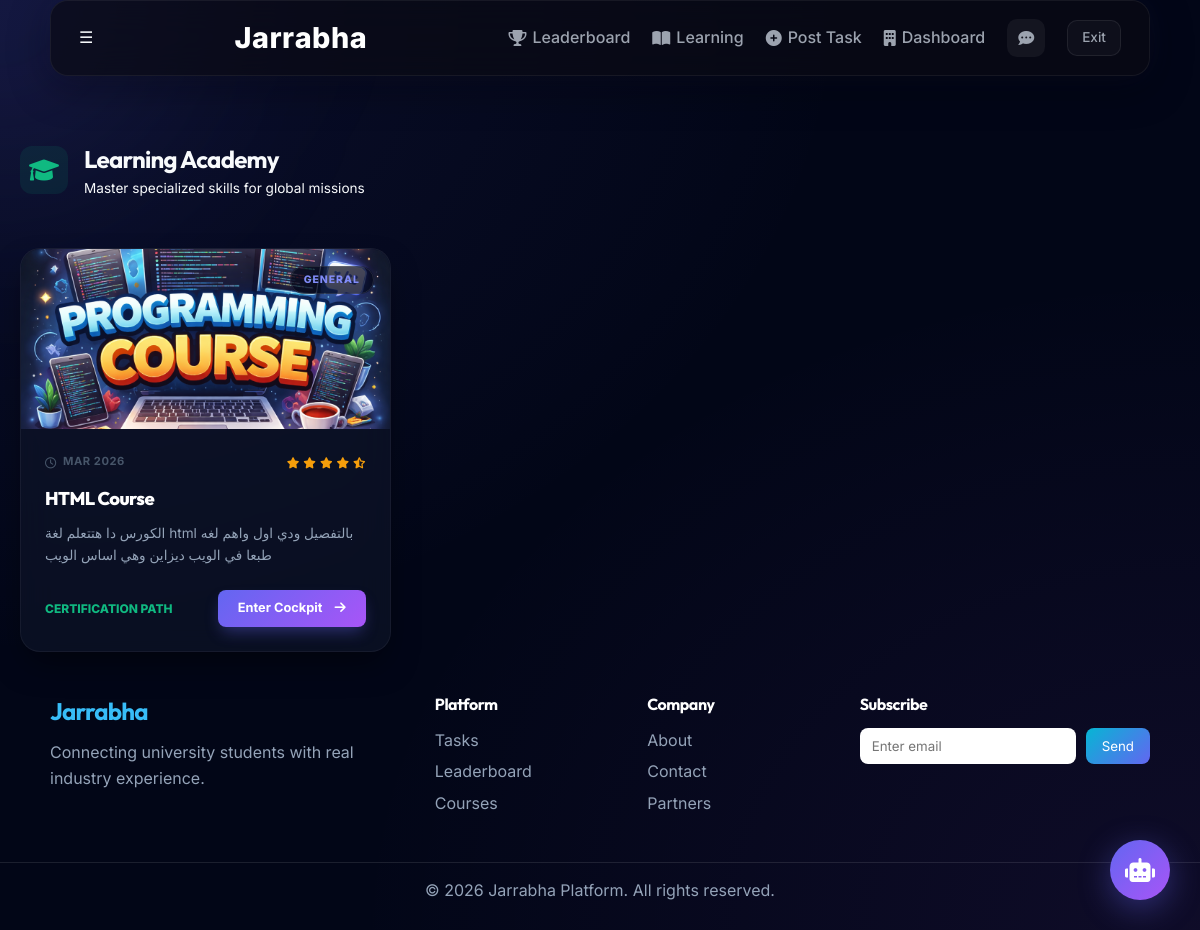
Page /course/ (signed in) on the committed database.
### app/models.py (models this page shows)
class Course(db.Model):
    id = db.Column(db.Integer, primary_key=True)
    category_id = db.Column(db.Integer, db.ForeignKey('course_category.id'), nullable=False)
    title = db.Column(db.String(200), nullable=False)
    description = db.Column(db.Text, nullable=False)
    thumbnail_url = db.Column(db.String(500), nullable=True) # URL or path to course image
    video_url = db.Column(db.String(500), nullable=True)     # YouTube link
    is_published = db.Column(db.Boolean, default=False)
    created_at = db.Column(db.DateTime, default=datetime.utcnow)
    lessons = db.relationship('Lesson', backref='course', lazy=True)
    files = db.relationship('CourseFile', backref='course', lazy=True)
    comments = db.relationship(
    'CourseComment',
    backref='course',
    cascade="all, delete-orphan",
    lazy=True
)

class CourseCategory(db.Model):
    id = db.Column(db.Integer, primary_key=True)
    name = db.Column(db.String(100), unique=True, nullable=False)
    description = db.Column(db.Text, nullable=True)
    courses = db.relationship('Course', backref='category', lazy=True)

### app/routes/course.py (the view)
@course_bp.route('/', methods=['GET'])
@login_required
def browse_courses():
    courses = Course.query.filter_by(is_published=True).all()
    categories = CourseCategory.query.all()
    if current_user.role == 'admin':
        courses = Course.query.all()
    return render_template('course/browse.html', courses=courses, categories=categories)

### app/templates/course/browse.html (shortened to what this page needs)
{% extends "base.html" %}
{% block content %}
<div class="animate-fade-in-up">
    <div class="d-flex justify-between align-center mb-6 reveal">
        <div class="d-flex align-center gap-3">
            <div style="width: 48px; height: 48px; background: rgba(16, 185, 129, 0.1); border-radius: 12px; display: flex; align-items: center; justify-content: center; color: var(--accent);">
                <i class="fas fa-graduation-cap" style="font-size: 1.5rem;"></i>
            </div>
            <div>
                <h2 class="mb-0">Learning Academy</h2>
                <p class="text-subtle" style="font-size: 0.85rem;">Master specialized skills for global missions</p>
            </div>
        </div>
    </div>
    <div class="dashboard-grid reveal" style="grid-template-columns: repeat(auto-fill, minmax(320px, 1fr)); gap: var(--space-md);">
        {% for course in courses %}
        <div class="glass-panel p-0 reveal" style="--d: {{ loop.index0 * 0.1 }}s; overflow: hidden; display: flex; flex-direction: column; transition: all 0.4s cubic-bezier(0.175, 0.885, 0.32, 1.275); border: 1px solid rgba(255,255,255,0.05); position: relative;">
            <div style="height: 180px; width: 100%; overflow: hidden; position: relative;">
                {% if course.thumbnail_url %}
                    <img src="{{ course.thumbnail_url }}" alt="{{ course.title }}" style="width: 100%; height: 100%; object-fit: cover; transition: transform 0.6s;">
                {% else %}
                    <div style="width: 100%; height: 100%; background: linear-gradient(135deg, #0f172a, #1e293b); display: flex; align-items: center; justify-content: center; color: rgba(255,255,255,0.05);">
                        <i class="fas fa-rocket-launch" style="font-size: 3.5rem;"></i>
                    </div>
                {% endif %}
                <div style="position: absolute; top: 1rem; right: 1rem;">
                    <span class="badge" style="background: rgba(2, 6, 23, 0.7); backdrop-filter: blur(8px); border: 1px solid rgba(255,255,255,0.1); color: var(--primary-light); font-weight: 800; font-size: 0.65rem; text-transform: uppercase; letter-spacing: 1px; padding: 0.4rem 0.8rem; border-radius: var(--radius-pill);">
                        {{ course.category.name if course.category else 'General' }}
                    </span>
                </div>
            </div>
            <div class="p-md d-flex flex-column flex-1">
                <div class="d-flex justify-between align-center mb-3">
                    <span style="font-size: 0.7rem; color: var(--text-subtle); display: flex; align-items: center; gap: 0.4rem; font-weight: 700; text-transform: uppercase; letter-spacing: 0.5px;">
                        <i class="far fa-clock"></i> {{ course.created_at.strftime('%b %Y') }}
                    </span>
                    <div class="d-flex gap-1">
                        <i class="fas fa-star" style="color: var(--warning); font-size: 0.7rem;"></i>
                        <i class="fas fa-star" style="color: var(--warning); font-size: 0.7rem;"></i>
                        <i class="fas fa-star" style="color: var(--warning); font-size: 0.7rem;"></i>
                        <i class="fas fa-star" style="color: var(--warning); font-size: 0.7rem;"></i>
                        <i class="fas fa-star-half-alt" style="color: var(--warning); font-size: 0.7rem;"></i>
                    </div>
                </div>
                <h3 style="font-size: 1.15rem; font-weight: 800; line-height: 1.3; margin-bottom: 0.75rem; color: white;">{{ course.title }}</h3>
                <p style="color: var(--text-muted); font-size: 0.85rem; line-height: 1.6; margin-bottom: 1.5rem; flex: 1; display: -webkit-box; -webkit-line-clamp: 3; -webkit-box-orient: vertical; overflow: hidden;">
                    {{ course.description }}
                </p>
                <div class="mt-auto pt-4 border-top d-flex justify-between align-center" style="border-color: rgba(255,255,255,0.05);">
                    <div style="font-size: 0.75rem; color: var(--accent); font-weight: 800; text-transform: uppercase;">
                        Certification Path
                    </div>
                    <a href="{{ url_for('course.view_course', course_id=course.id) }}" class="btn btn-primary" style="padding: 0.5rem 1.25rem; font-size: 0.8rem; border-radius: 8px;">
                        Enter Cockpit <i class="fas fa-arrow-right ml-1"></i>
                    </a>
                </div>
            </div>
        </div>
        {% endfor %}
    </div>
</div>
{% endblock %}

### app/static/css/style.css (style rules this page uses)
:root { --bg-dark: #020617; --bg-surface: #0a0f1e; --primary: #6366f1; --primary-light: #818cf8; --primary-glow: rgba(99, 102, 241, 0.4); --secondary: #a855f7; --secondary-glow: rgba(168, 85, 247, 0.4); --accent: #10b981; --warning: #f59e0b; --error: #ef4444; --text-main: #f8fafc; --text-muted: #94a3b8; --text-subtle: #475569; --glass-bg: rgba(15, 23, 42, 0.6); --glass-border: rgba(255, 255, 255, 0.08); --glass-shadow: 0 16px 32px -8px rgba(0, 0, 0, 0.5); --glass-blur: blur(16px); --space-xs: 0.5rem; --space-sm: 1rem; --space-md: 1.5rem; --space-lg: 3rem; --space-xl: 6rem; --radius-sm: 10px; --radius-md: 20px; --radius-lg: 32px; --radius-pill: 9999px; --transition-fast: 0.2s cubic-bezier(0.4, 0, 0.2, 1); --transition-smooth: 0.6s cubic-bezier(0.16, 1, 0.3, 1); }
* { margin: 0; padding: 0; box-sizing: border-box; font-family: 'Inter', system-ui, -apple-system, sans-serif; }
body { background: var(--bg-dark); color: var(--text-main); min-height: 100vh; overflow-x: hidden; line-height: 1.6; padding-top: 100px; background-image: radial-gradient(at 0% 0%, rgba(99, 102, 241, 0.1) 0px, transparent 50%), radial-gradient(at 100% 100%, rgba(168, 85, 247, 0.08) 0px, transparent 50%); }
h1, h2, h3, h4, h5, h6 { font-family: 'Outfit', sans-serif; color: var(--text-main); font-weight: 700; letter-spacing: -0.03em; }
.glass-panel { background: var(--glass-bg); backdrop-filter: var(--glass-blur); -webkit-backdrop-filter: var(--glass-blur); border: 1px solid var(--glass-border); border-radius: var(--radius-md); box-shadow: var(--glass-shadow); padding: var(--space-lg); transition: all var(--transition-smooth); }
.btn { display: inline-flex; align-items: center; justify-content: center; gap: 0.75rem; padding: 0.875rem 2rem; border-radius: var(--radius-pill); font-weight: 700; text-decoration: none; cursor: pointer; transition: all var(--transition-smooth); border: none; font-size: 0.95rem; position: relative; overflow: hidden; }
.btn-primary { background: linear-gradient(135deg, var(--primary), var(--secondary)); color: white; box-shadow: 0 8px 16px -4px var(--primary-glow); }
.dashboard-grid { display: grid; grid-template-columns: repeat(auto-fill, minmax(320px, 1fr)); gap: var(--space-md); margin-top: var(--space-lg); }
.reveal { opacity: 0; transform: translateY(30px); transition: all 0.8s cubic-bezier(0.16, 1, 0.3, 1); transition-delay: var(--d, 0s); }
.reveal.active { opacity: 1; transform: translateY(0); }
.d-flex { display: flex; }
.flex-column { flex-direction: column; }
.justify-between { justify-content: space-between; }
.align-center { align-items: center; }
.gap-1 { gap: 0.25rem; }
.gap-3 { gap: 1rem; }
.flex-1 { flex: 1; }
.p-0 { padding: 0 !important; }
.p-md { padding: 1.5rem !important; }
.mb-0 { margin-bottom: 0 !important; }
.mb-3 { margin-bottom: 1rem !important; }
.mb-6 { margin-bottom: 3rem !important; }
.mt-auto { margin-top: auto !important; }
.badge { padding: 0.35rem 0.75rem; border-radius: var(--radius-pill); font-size: 0.75rem; font-weight: 700; }
img { max-width: 100%; height: auto; }

### app/templates/base.html (style rules this page uses)
.reveal { opacity: 0; transform: translateY(30px); transition: all 0.8s cubic-bezier(0.16, 1, 0.3, 1); }
.reveal.active { opacity: 1; transform: translateY(0); }

### rows in the picture
Course: thumbnail_url (picture), category "GENERAL", created_at "MAR 2026", title "HTML Course", description "الكورس دا هتتعلم لغة html بالتفصيل ودي اول واهم لغه طبعا في الويب ديزاين وهي اساس الويب"
